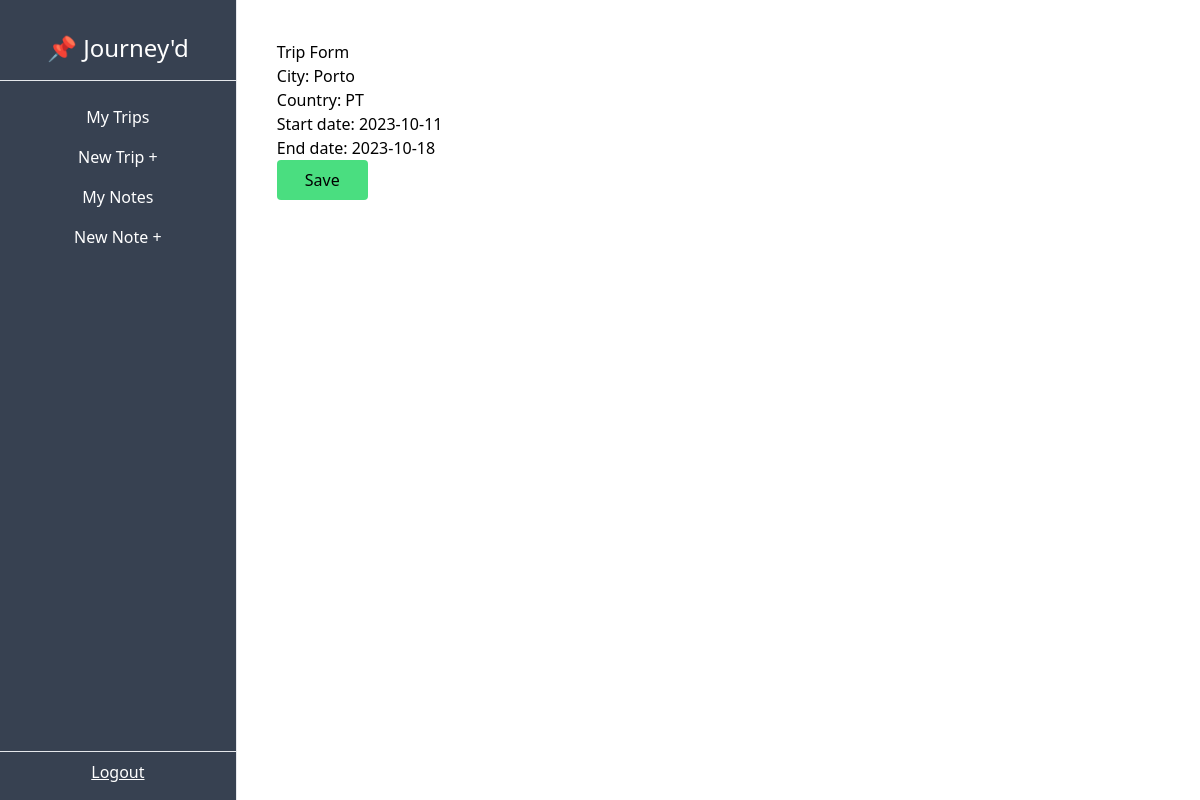
/dashboard/trip/7/update, run on the app's committed database.
### TripTrak/models.py (models this page shows, shortened)
class Trip(models.Model):
    city = models.CharField(max_length=50)
    country = models.CharField(max_length=2)
    start_date = models.DateField(blank=True, null=True)
    end_date = models.DateField(blank=True, null=True)
    owner = models.ForeignKey(User, on_delete=models.CASCADE, related_name='trips')

### TripTrak/views.py (the view)
# urls.py: path('dashboard/trip/<int:pk>/update', TripUpdateView.as_view(), name='trip-update'),
class TripUpdateView(UpdateView):
    model = Trip
    success_url = reverse_lazy('trip-list')
    fields = ['city', 'country', 'start_date', 'end_date']

### TripTrak/templates/TripTrak/trip_form.html (shortened to what this page needs)
{% extends "TripTrak/_base.html" %}
{% load tailwind_filters %}
{% block content %}
    <h1>Trip Form</h1>
    <form action="" method="POST">
        {{ form|crispy }}
        <input type="submit" value="Save" class="bg-green-400 px-7 py-2 rounded hover:cursor-pointer hover:bg-green-300">
    </form>
{% endblock content%}

### data on the page
Trip: city "Porto", country "PT", start_date "2023-10-11", end_date "2023-10-18"
